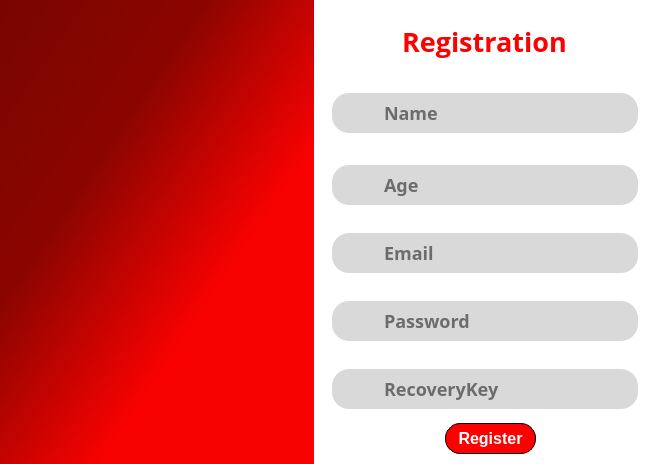
<?xml version="1.0" encoding="UTF-8"?>
<ui version="4.0">
 <class>Registration</class>
 <widget class="QDialog" name="Registration">
  <property name="geometry">
   <rect>
    <x>0</x>
    <y>0</y>
    <width>663</width>
    <height>464</height>
   </rect>
  </property>
  <property name="windowTitle">
   <string>Dialog</string>
  </property>
  <property name="styleSheet">
   <string notr="true">
background-color: rgb(255, 255, 255);</string>
  </property>
  <widget class="QLineEdit" name="name">
   <property name="geometry">
    <rect>
     <x>332</x>
     <y>93</y>
     <width>306</width>
     <height>40</height>
    </rect>
   </property>
   <property name="styleSheet">
    <string notr="true">border-radius: 17px;
background-color: #D9D9D9;
color: (127, 127, 127, 0.83);
font-weight: bold;
font-size: 18px;
font-family: PT Sans;
padding-left: 50px;</string>
   </property>
   <property name="placeholderText">
    <string>Name</string>
   </property>
  </widget>
  <widget class="QLineEdit" name="password">
   <property name="geometry">
    <rect>
     <x>332</x>
     <y>301</y>
     <width>306</width>
     <height>40</height>
    </rect>
   </property>
   <property name="styleSheet">
    <string notr="true">border-radius: 17px;
background-color: #D9D9D9;
color: (127, 127, 127, 0.83);
font-weight: bold;
font-size: 18px;
font-family: PT Sans;
padding-left: 50px;</string>
   </property>
   <property name="echoMode">
    <enum>QLineEdit::Normal</enum>
   </property>
   <property name="placeholderText">
    <string>Password</string>
   </property>
  </widget>
  <widget class="QLineEdit" name="age">
   <property name="geometry">
    <rect>
     <x>332</x>
     <y>165</y>
     <width>306</width>
     <height>40</height>
    </rect>
   </property>
   <property name="styleSheet">
    <string notr="true">border-radius: 17px;
background-color: #D9D9D9;
color: (127, 127, 127, 0.83);
font-weight: bold;
font-size: 18px;
font-family: PT Sans;
padding-left: 50px;</string>
   </property>
   <property name="placeholderText">
    <string>Age</string>
   </property>
  </widget>
  <widget class="QLineEdit" name="email">
   <property name="geometry">
    <rect>
     <x>332</x>
     <y>233</y>
     <width>306</width>
     <height>40</height>
    </rect>
   </property>
   <property name="styleSheet">
    <string notr="true">border-radius: 17px;
background-color: #D9D9D9;
color: (127, 127, 127, 0.83);
font-weight: bold;
font-size: 18px;
font-family: PT Sans;
padding-left: 50px;</string>
   </property>
   <property name="placeholderText">
    <string>Email</string>
   </property>
  </widget>
  <widget class="QLineEdit" name="recoverykey">
   <property name="geometry">
    <rect>
     <x>332</x>
     <y>369</y>
     <width>306</width>
     <height>40</height>
    </rect>
   </property>
   <property name="styleSheet">
    <string notr="true">border-radius: 17px;
background-color: #D9D9D9;
color: (127, 127, 127, 0.83);
font-weight: bold;
font-size: 18px;
font-family: PT Sans;
padding-left: 50px;</string>
   </property>
   <property name="placeholderText">
    <string>RecoveryKey</string>
   </property>
  </widget>
  <widget class="QLabel" name="label">
   <property name="geometry">
    <rect>
     <x>0</x>
     <y>0</y>
     <width>314</width>
     <height>464</height>
    </rect>
   </property>
   <property name="styleSheet">
    <string notr="true">background: qlineargradient(x1:0, y1:0, x2:1, y2:1, stop:0 #790500, stop:0.33 #8B0500, stop:0.66 #F80200);
</string>
   </property>
   <property name="text">
    <string/>
   </property>
  </widget>
  <widget class="QLabel" name="youtubelogo">
   <property name="geometry">
    <rect>
     <x>55</x>
     <y>195</y>
     <width>203</width>
     <height>46</height>
    </rect>
   </property>
   <property name="styleSheet">
    <string notr="true">background-color: rgb(255, 255, 255, 0);</string>
   </property>
   <property name="text">
    <string/>
   </property>
  </widget>
  <widget class="QLabel" name="profile">
   <property name="geometry">
    <rect>
     <x>343</x>
     <y>13</y>
     <width>61</width>
     <height>61</height>
    </rect>
   </property>
   <property name="styleSheet">
    <string notr="true">background-color: rgb(255, 255, 255, 0);</string>
   </property>
   <property name="text">
    <string/>
   </property>
  </widget>
  <widget class="QLabel" name="label_3">
   <property name="geometry">
    <rect>
     <x>402</x>
     <y>21</y>
     <width>184</width>
     <height>41</height>
    </rect>
   </property>
   <property name="styleSheet">
    <string notr="true">color: red;
font-family: OpenSans;
font-weight: bold;
font-size: 27px;</string>
   </property>
   <property name="text">
    <string>Registration</string>
   </property>
  </widget>
  <widget class="QLabel" name="age1">
   <property name="geometry">
    <rect>
     <x>350</x>
     <y>173</y>
     <width>24</width>
     <height>24</height>
    </rect>
   </property>
   <property name="styleSheet">
    <string notr="true">background-color: rgb(255, 255, 255, 0);</string>
   </property>
   <property name="text">
    <string/>
   </property>
  </widget>
  <widget class="QLabel" name="email1">
   <property name="geometry">
    <rect>
     <x>350</x>
     <y>240</y>
     <width>28</width>
     <height>28</height>
    </rect>
   </property>
   <property name="styleSheet">
    <string notr="true">background-color: rgb(255, 255, 255, 0);</string>
   </property>
   <property name="text">
    <string/>
   </property>
  </widget>
  <widget class="QLabel" name="password1">
   <property name="geometry">
    <rect>
     <x>354</x>
     <y>308</y>
     <width>19</width>
     <height>25</height>
    </rect>
   </property>
   <property name="styleSheet">
    <string notr="true">background-color: rgb(255, 255, 255, 0);</string>
   </property>
   <property name="text">
    <string/>
   </property>
  </widget>
  <widget class="QLabel" name="recoverykey1">
   <property name="geometry">
    <rect>
     <x>350</x>
     <y>380</y>
     <width>26</width>
     <height>22</height>
    </rect>
   </property>
   <property name="styleSheet">
    <string notr="true">background-color: rgb(255, 255, 255, 0);</string>
   </property>
   <property name="text">
    <string/>
   </property>
  </widget>
  <widget class="QLabel" name="name1">
   <property name="geometry">
    <rect>
     <x>350</x>
     <y>99</y>
     <width>22</width>
     <height>26</height>
    </rect>
   </property>
   <property name="styleSheet">
    <string notr="true">background-color: rgb(255, 255, 255, 0);
</string>
   </property>
   <property name="text">
    <string/>
   </property>
  </widget>
  <widget class="QPushButton" name="pushButton">
   <property name="geometry">
    <rect>
     <x>445</x>
     <y>423</y>
     <width>91</width>
     <height>31</height>
    </rect>
   </property>
   <property name="cursor">
    <cursorShape>PointingHandCursor</cursorShape>
   </property>
   <property name="styleSheet">
    <string notr="true">border: 1px solid black;
border-radius: 15px;
color: white;
font-size:16px;
font-weight: bold;
background-color: red;</string>
   </property>
   <property name="text">
    <string>Register</string>
   </property>
  </widget>
 </widget>
 <resources/>
 <connections/>
</ui>
